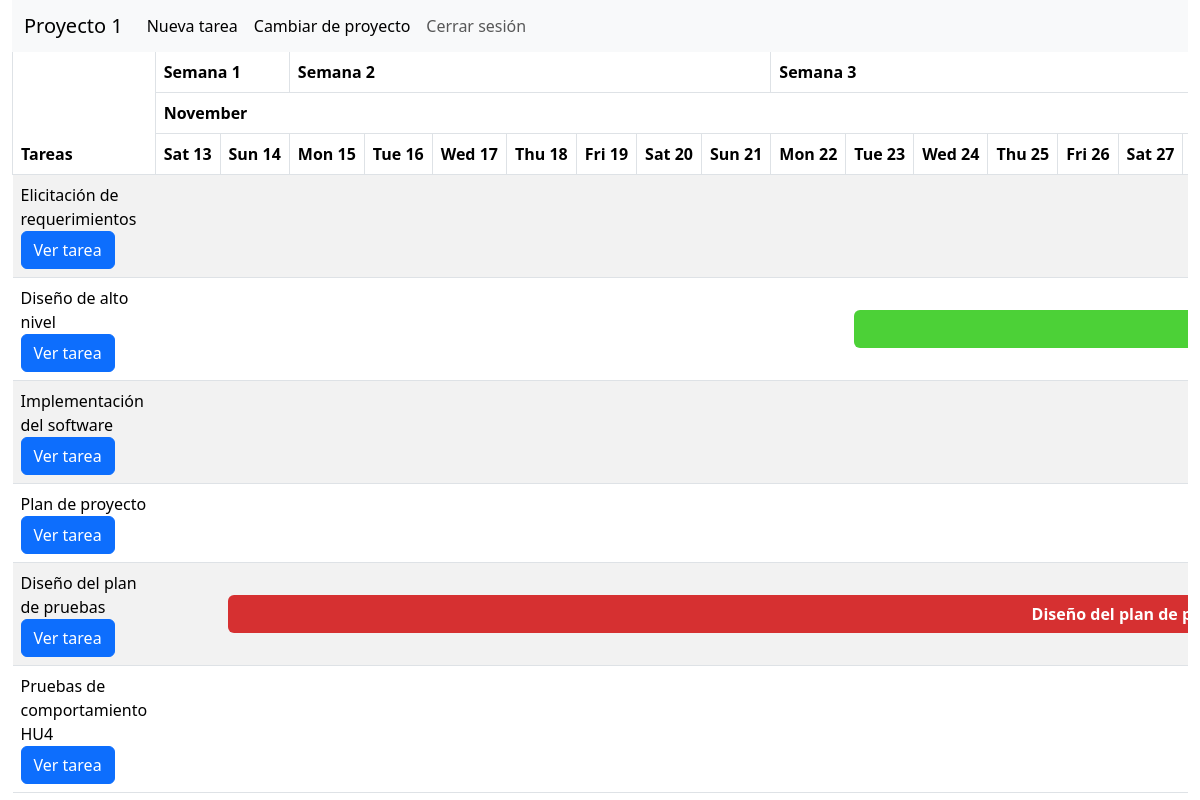
The app's page /proyectos/1/gantt/ with its own data.
### diagrama_gantt/models.py (models this page shows)
class Proyecto(models.Model):
    nombre_proyecto = models.CharField(max_length=100)
    def tiene_tareas(self):
        return Tarea.objects.filter(proyecto=self.id).count() > 0

class Tarea(models.Model):
    proyecto = models.ForeignKey(Proyecto, on_delete=models.CASCADE)
    nombre_tarea = models.CharField(max_length=100)
    descripcion = models.CharField(max_length=500, blank=True, null=True)
    fecha_inicial = models.DateField()
    fecha_limite = models.DateField()
    esta_completado = models.BooleanField()
    def es_critica(self, fecha_actual=datetime.now().date()):
        tiempo_restante = self.fecha_limite - fecha_actual
        return (0 <= tiempo_restante.days <= 7) and not self.esta_completado
    def obtener_estado(self, fecha_actual=datetime.now().date()):
        if self.esta_completado:
            return 'completado'
        elif fecha_actual < self.fecha_inicial:
            return 'pendiente'
        elif self.es_critica(fecha_actual):
            return 'crítico'
        elif fecha_actual > self.fecha_limite:
            return 'atrasado'
        else:
            return 'en-progreso'
    def obtener_color(self, fecha_actual=datetime.now().date()):
        return Estado.objects.get(nombre_estado=self.obtener_estado(fecha_actual)).color_estado

### diagrama_gantt/views.py (the view)
# urls.py: path('', views.acceso_tareas_guard, name='gantt'),
def acceso_tareas_guard(request, id_proyecto):
    proyecto = Proyecto.objects.get(id=id_proyecto)
    if proyecto.tiene_tareas():
        return index(request, id_proyecto)
    return redirect('crearTarea', id_proyecto)

### diagrama_gantt/templates/diagrama_gantt.html (shortened to what this page needs)
{% load bootstrap5 %}
<!DOCTYPE html>
<html lang="es">
<head>
    {% bootstrap_css %}
    {% load static %}
    <link rel="stylesheet" href="{% static 'styles_gantt.css' %}">
</head>
<body class="container-fluid">
<nav class="navbar navbar-expand-lg navbar-light bg-light">
    <div class="container-fluid">
        <a class="navbar-brand" href="#">{{ proyecto.nombre_proyecto }}</a>
        <div class="collapse navbar-collapse" id="navbarSupportedContent">
            <ul class="navbar-nav me-auto mb-2 mb-lg-0">
                <li>
                    <a class="nav-link active" aria-current="page" href={% url 'crearTarea' proyecto.id %}>Nueva tarea</a>
                </li>
                <li class="nav-item">
                    <a class="nav-link active" aria-current="page" href="#">Cambiar de proyecto</a>
                </li>
                <li class="nav-item">
                    <a class="nav-link" href="#">Cerrar sesión</a>
                </li>
            </ul>
        </div>
    </div>
</nav>
<section class="container-fluid">
    <table class="table table-striped">
        <thead>
            <tr>
                <th id="tareas" scope="col" colspan="1" rowspan="3">Tareas</th>
                <th scope="col" colspan={{ colspan_semana_inicio }}>Semana 1</th>
                {% for value in semanas_intermedias %}
                    <th scope="col" colspan="7">Semana {{ value }}</th>
                {% endfor %}
            </tr>
            <tr>
                {% for value in meses_info %}
                    {% if value.fecha.month == hoy.month %}
                        <th scope="col" colspan={{ value.colspan }} class="hoy">{{ value.fecha | date:'F' }}</th>
                    {% else %}
                        <th scope="col" colspan={{ value.colspan }}>{{ value.fecha | date:'F' }}</th>
                    {% endif %}
                {% endfor %}
            </tr>
            <tr>
                {% for dia in lista_fechas %}
                    {% if dia == hoy %}
                        <th class="dia hoy">{{ dia | date:'D d' }}</th>
                    {% else %}
                        <th class="dia">{{ dia | date:'D d' }}</th>
                    {% endif %}
                {% endfor %}
            </tr>
        </thead>
        <tbody>
            {% for item in tareas %}
                <tr>
                    <td>
                        {{ item.tarea.nombre_tarea }}
                        <a class="btn btn-primary"
                            href={% url 'verTarea' id_proyecto=proyecto.id id_tarea=item.tarea.id %}>
                            Ver tarea
                        </a>
                    </td>
                    <td colspan={{ item.dia_offset }}></td>
                    <td colspan={{ item.duracion }}>
                        <a class="btn tarea" style={{ item.color_estado }}
                            href={% url 'verTarea' id_proyecto=proyecto.id id_tarea=item.tarea.id %}>
                            {{ item.tarea.nombre_tarea }} ({{item.estado|capfirst}})
                        </a>
                    </td>
                </tr>
            {% endfor %}
        </tbody>
    </table>
</section>
</body>
</html>

### diagrama_gantt/static/styles_gantt.css (style rules this page uses)
thead { background: white; position: sticky; top: 0; }
tr th { border-left: solid 1px rgb(222, 226, 230); border-right: solid 1px rgb(222, 226, 230); }
td:first-child { position: sticky; left: 0; background: white; z-index: 0 !important; }
#tareas { position: sticky; left: 0; top: 0 !important; background: white; z-index: 3; }
nav { height: 6.5vh; }
section { overflow: auto; height: 93.5vh; padding: 0 !important; }
.tarea { width: 100%; display: block; color:white; font-weight: 600; }
.dia { white-space: nowrap }
td { vertical-align: middle; }

### records on screen
Proyecto: nombre_proyecto "Proyecto 1"
Tarea: tarea.nombre_tarea "Elicitación de requerimientos"
Tarea: tarea.nombre_tarea "Diseño de alto nivel"
Tarea: tarea.nombre_tarea "Implementación del software"
Tarea: tarea.nombre_tarea "Plan de proyecto"
Tarea: tarea.nombre_tarea "Diseño del plan de pruebas", tarea.nombre_tarea "Diseño del plan de…"
Tarea: tarea.nombre_tarea "Pruebas de comportamiento HU4"

### other values on screen
{{ value }} "2" "3"
{{ value.fecha | date:'F' }} "November"
{{ dia | date:'D d' }} "Sat 13" "Sun 14" "Mon 15" "Tue 16" "Wed 17" "Thu 18" "Fri 19" "Sat 20" "Sun 21" "Mon 22" "Tue 23" "Wed 24" "Thu 25" "Fri 26" "Sat 27"
